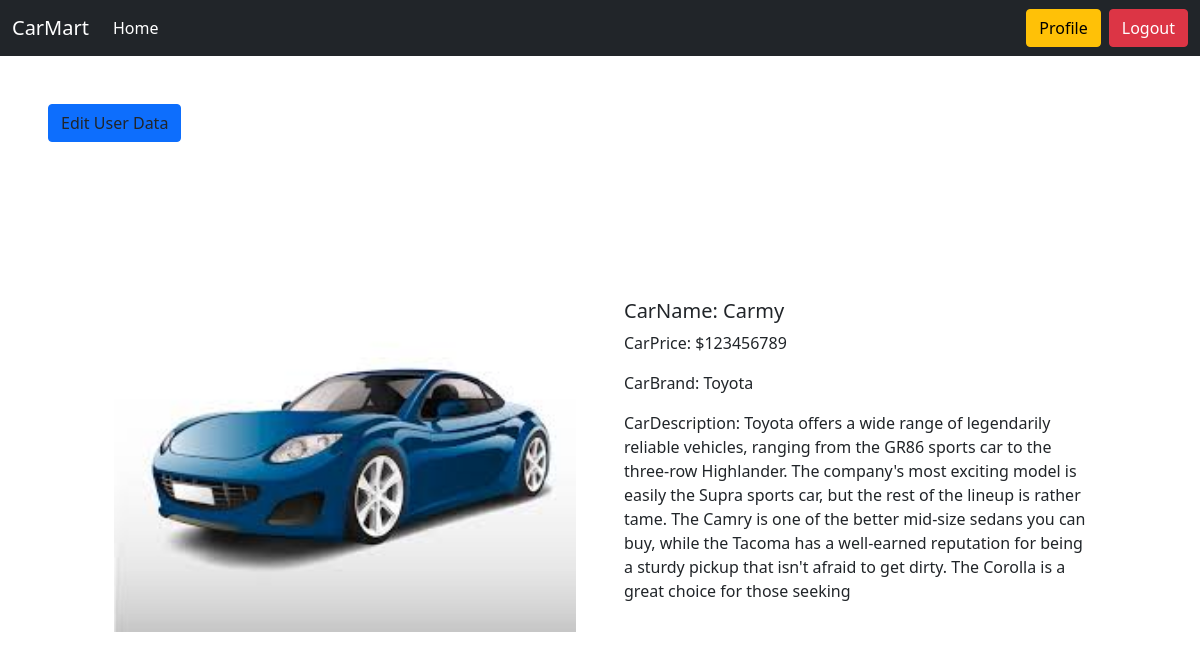
The app's page /car/buycar/8/ (signed in) with its own data.
### car/models.py (models this page shows, shortened)
class CarModel(models.Model):
    Carname = models.CharField(max_length=40)
    carPrice =  models.IntegerField()
    CarDescription = models.TextField()
    CarImage = models.ImageField(upload_to='upload/')
    brand = models.ForeignKey(BrandModel,on_delete=models.CASCADE)
    quantity = models.PositiveBigIntegerField(default=1)

### brand/models.py (models this page shows, shortened)
class BrandModel(models.Model):
    brand_name = models.CharField(max_length=40)
    slug = models.SlugField(max_length=40,unique=True)

### car/views.py (the view)
# urls.py: path('buycar/<int:Car_id>/',views.buy_now,name="buy_car"),
@login_required
def buy_now(request,Car_id):
    car = CarModel.objects.get(id=Car_id)
    if car.quantity >0:
        car.quantity -= 1
        car.save()
    return render(request, 'Profile.html', {'car': car})

### car/Templates/Profile.html (shortened to what this page needs)
{% extends "base.html" %} {% block body %}
{% if user.is_authenticated %}
    <a href="{% url 'EditUserData' user.id %}" class="text-decoration-none text-dark btn btn-primary m-5">Edit User Data</a>
{% endif %}
<div class ="container" >
    <div class="row d-flex justify-content-center align-items-center m-5 ">
      <div class="col-6 g-5">
        <img src="{{car.CarImage.url}}" class="card-img-top" alt="Image of {{ car.Carname }}" />
      </div>
      <div class="col-6 g-5">
        <h5>CarName: {{car.Carname }}</h5>
        <p>CarPrice: ${{car.carPrice }}</p>
        <p>CarBrand: {{car.brand.brand_name }}</p>
        <p>CarDescription: {{car.CarDescription}}</p>
      </div>
      </div>
   </div>
{% endblock %}

### records on screen
CarModel: CarImage (picture), Carname "Carmy", carPrice "123456789", brand.brand_name "Toyota", CarDescription "Toyota offers a wide range of legendarily reliable vehicles, ranging from the GR86 sports car to the three-row Highlander. The company's most exciting model is easily the Supra sports car, but the rest of the lineup is rather tame. The Camry is one of the better mid-size sedans you can buy, while the Tacoma has a well-earned reputation for being a sturdy pickup that isn't afraid to get dirty. The Corolla is a great choice for those seeking"
